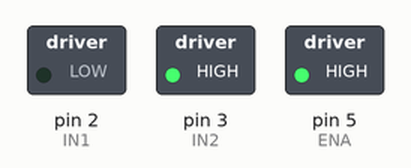
Simulated run of this sketch. Board: Arduino Uno, built with avr-gcc and run on an emulated ATmega328P. On the bench: switched loads named in the sketch (green lamp = pin HIGH).

Above: at 0.1 s.
Timing chart, 0 to 1.6 s (numbered marks = the images above):
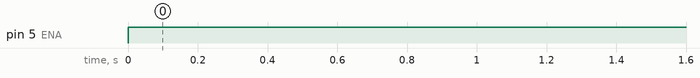

The sketch:

motor_1.ino
```cpp
//-- MOTEUR A --
int ENA=5; //Connecté à Arduino pin 5(sortie pwm)
int IN1=2; //Connecté à Arduino pin 2
int IN2=3; //Connecté à Arduino pin 3

//-- MOTEUR B --
int ENB=6; //Connecté à Arduino pin 6(Sortie pwm)
int IN3=4; //Connecté à Arduino pin 4
int IN4=7; //Connecté à Arduino pin 7


void setup() {
  // put your setup code here, to run once:
  pinMode(ENA,OUTPUT);//Configurer les broches comme sortie
  pinMode(IN1,OUTPUT);
  pinMode(IN2,OUTPUT);
  digitalWrite(ENA,LOW);// Moteur A - Ne pas tourner (désactivation moteur)
// Direction du Moteur A
  digitalWrite(IN1,LOW);
  digitalWrite(IN2,HIGH);
}

void loop() {
    // Moteur A - Plein régime
  analogWrite(ENA,255);

}
```

Measured:
- by itself, pin 5 (ENA): LOW → HIGH at 0.00 s
